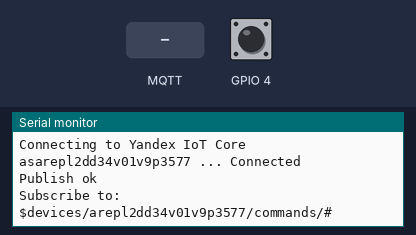
Recording of a sketch running on a simulated ESP8266 (NodeMCU). Parts: the last lines printed to the serial monitor. The test bench sets the inputs (shaded band); at power-on: GPIO 4 HIGH. WiFi joins after 1.5 s; servers stay silent unless stated; no MQTT or app messages arrive unless stated.

Above: at 6.2 s.
6.3 s: MQTT message "1" arrives on the first subscribed topic
At 7.0 s:
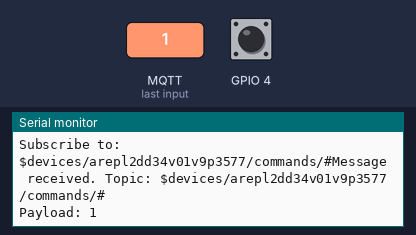
7.8 s: MQTT message "on" arrives on the first subscribed topic
At 9.0 s:
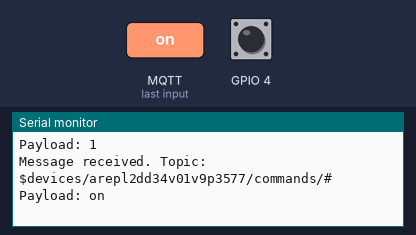
9.3 s: MQTT message "off" arrives on the first subscribed topic
At 10.4 s:
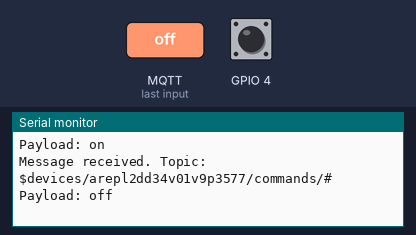

Measured:
- after the input at 6.3 s, the serial monitor: prints a new line at once (image 1)
- after the input at 7.8 s, the serial monitor: prints a new line at once (image 2)
- after the input at 9.3 s, the serial monitor: prints a new line at once (image 3)

The sketch:

yandex_iot_core.ino
```cpp
#include <ESP8266WiFi.h>
#include <PubSubClient.h> // MQTT Client
#include <EncButton2.h>
EncButton2<EB_BTN> enc(INPUT_PULLUP, 4);

const char* ssid = "Kapella";
const char* password = "serayakoshechka";

const char* mqttserver = "130.193.44.244"; //mqtt.cloud.yandex.net
const char* yandexIoTCoredeviceId = "arepl2dd34v01v9p3577";
const char* mqttpassword = "MIIFGTCCAwGgAwIBAgIQJMM7ZIy2";
//MIIFGTCCAwGgAwIBAgIQJMM7ZIy22 пароль реестра
const int mqttport=8883;

String topicCommands = String("$devices/")+String(yandexIoTCoredeviceId)+String("/commands/#");
String topicEvents = String("$devices/")+String(yandexIoTCoredeviceId)+String("/events/");

const char* test_root_ca = \
"-----BEGIN CERTIFICATE-----\n \
MIIFGTCCAwGgAwIBAgIQJMM7ZIy2SYxCBgK7WcFwnjANBgkqhkiG9w0BAQ0FADAf\
MR0wGwYDVQQDExRZYW5kZXhJbnRlcm5hbFJvb3RDQTAeFw0xMzAyMTExMzQxNDNa\
Fw0zMzAyMTExMzUxNDJaMB8xHTAbBgNVBAMTFFlhbmRleEludGVybmFsUm9vdENB\
MIICIjANBgkqhkiG9w0BAQEFAAOCAg8AMIICCgKCAgEAgb4xoQjBQ7oEFk8EHVGy\
1pDEmPWw0Wgw5nX9RM7LL2xQWyUuEq+Lf9Dgh+O725aZ9+SO2oEs47DHHt81/fne\
5N6xOftRrCpy8hGtUR/A3bvjnQgjs+zdXvcO9cTuufffffffffffffffzzPTFSts/iZATZsAruiepMx\
SGj9S1fGwvYws/yiXWNoNBz4Tu1Tlp0g+5fp/ADjnxc6DqNk6w01mJRDbx+6rlBO\
aIH2tQmJXDVoFdrhmBK9qOfjxWlIYGy83TnrvdXwi5mKTMtpEREMgyNLX75UjpvO\
NkZgBvEXPQq+g91wBGsWIE2sYlguXiBniQgAJOyRuSdTxcJoG8tZkLDPRi5RouWY\
gxXr13edn1TRDGco2hkdtSUBlajBMSvAq+H0hkslzWD/R+BXkn9dh0/DFnxVt4XU\
5JbFyd/sKV/rF4Vygfw9ssh1ZIWdqkfZ2QXOZ2gH4AEeoN/9vEfUPwqPVzL0XEZK\
r4s2WjU9mE5tHrVsQOZ80wnvYHYi2JHbl0hr5ghs4RIyJwx6LEEnj2tzMFec4f7o\
dQeSsZpgRJmpvpAfRTxhIRjZBrKxnMytedAkUPguBQwjVCn7+EaKiJfpu42JG8Mm\
+/dHi+Q9Tc+0tX5pKOIpQMlMxMHw8MfPmUjC3AAd9lsmCtuybYoeN2IRdbzzchJ8\
l1ZuoI3gH7pcIeElfVSqSBkCAwEAAaNRME8wCwYDVR0PBAQDAgGGMA8GA1UdEwEB\
/wQFMAMBAf8wHQYDVR0OBBYEFKu5xf+h7+ZTHTM5IoTRdtQ3Ti1qMBAGCSsGAQQB\
gjcVAQQDAgEAMA0GCSqGSIb3DQEBDQUAA4ICAQAVpyJ1qLjqRLC34F1UXkC3vxpO\
nV6WgzpzA+DUNog4Y6RhTnh0Bsir+I+FTl0zFCm7JpT/3NP9VjfEitMkHehmHhQK\
c7cIBZSF62K477OTvLz+9ku2O/bGTtYv9fAvR4BmzFfyPDoAKOjJSghD1p/7El+1\
eSjvcUBzLnBUtxO/iYXRNo7B3+1qo4F5Hz7rPRLI0UWW/0UAfVCO2fFtyF6C1iEY\
/q0Ldbf3YIaMkf2WgGhnX9yH/8OiIij2r0LVNHS811apyycjep8y/NkG4q1Z9jEi\
VEX3P6NEL8dWtXQlvlNGMcfDT3lmB+tS32CPEUwce/Ble646rukbERRwFfxXojpf\
C6ium+LtJc7qnK6ygnYF4D6mz4H+3WaxJd1S1hGQxOb/3WVw63tZFnN62F6/nc5g\
6T44Yb7ND6y3nVcygLpbQsws6HsjX65CoSjrrPn0YhKxNBscF7M7tLTW/5LK9uhk\
yjRCkJ0YagpeLxfV1l1ZJZaTPZvY9+ylHnWHhzlq0FzcrooSSsp4i44DB2K7O2ID\
87leymZkKUY6PMDa4GkDJx0dG4UXDhRETMf+NkYgtLJ+UIzMNskwVDcxO4kVL+Hi\
Pj78bnC5yCw8P5YylR45LdxLzLO68unoXOyFz1etGXzszw8lJI9LNubYxk77mK8H\
LpuQKbSbIERsmR+QqQ==\
-----END CERTIFICATE-----\n";

WiFiClientSecure  net;
PubSubClient client(net);
BearSSL::X509List x509(test_root_ca);

#define DEBUG_SERIAL Serial
#define DEBUG_SERIAL_BAUDRATE 115200

void connect() {
  delay(5000);
  DEBUG_SERIAL.print("Conecting to wifi ...");
  while (WiFi.status() != WL_CONNECTED) {
    DEBUG_SERIAL.print(".");
    delay(1000);
  }
  DEBUG_SERIAL.println(" Connected");
  net.setInsecure();
  DEBUG_SERIAL.print("Connecting to Yandex IoT Core as");
  DEBUG_SERIAL.print(yandexIoTCoredeviceId);
  DEBUG_SERIAL.print(" ...");
  while (!client.connect("Esp8266Client", yandexIoTCoredeviceId, mqttpassword)) {
    DEBUG_SERIAL.print(".");
    delay(1000);
  }
  DEBUG_SERIAL.println(" Connected");
  if (client.publish(topicEvents.c_str(), yandexIoTCoredeviceId)) {
      DEBUG_SERIAL.println("Publish ok");
    }
    else {
      DEBUG_SERIAL.println("Publish failed");
    }
  DEBUG_SERIAL.println("Subscribe to: ");
  DEBUG_SERIAL.print(topicCommands.c_str());
  client.subscribe(topicCommands.c_str());
}

void setup() {
  DEBUG_SERIAL.begin(DEBUG_SERIAL_BAUDRATE);
  delay(10);
  DEBUG_SERIAL.println("Device started");
  WiFi.begin(ssid, password);
  client.setServer(mqttserver, mqttport);
  client.setCallback(messageReceived);
  client.setBufferSize(1024);
  client.setKeepAlive(15);
  connect();
}

void messageReceived(char* topic, unsigned char* payload, unsigned int length) {
  String topicString = String(topic);
  DEBUG_SERIAL.print("Message received. Topic: ");
  DEBUG_SERIAL.println(topicString.c_str());
  String payloadStr = "";
  for (int i=0;i<length;i++) {
    payloadStr += (char)payload[i];
  }


  DEBUG_SERIAL.print("Payload: ");
  DEBUG_SERIAL.println(payloadStr);
}

void loop() {
  // put your main code here, to run repeatedly:
  client.loop();
  if (!client.connected()) {
    connect();
  }
enc.tick();
 if (enc.click()) {
      if (client.publish(topicEvents.c_str(), "hello from ESP")) {
      DEBUG_SERIAL.println("Publish ok");
    }
    else {
      DEBUG_SERIAL.println("Publish failed");
    }
  }
}
```
